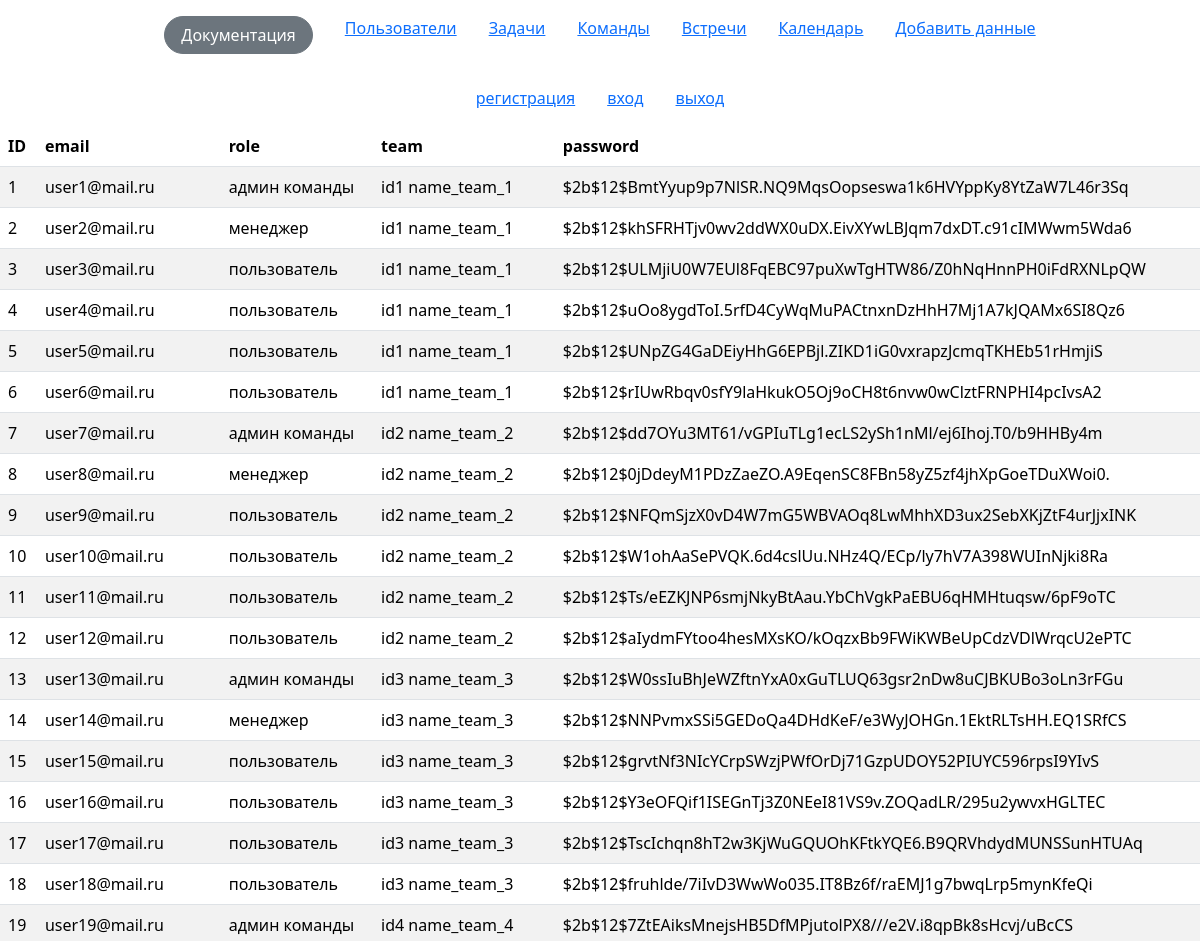
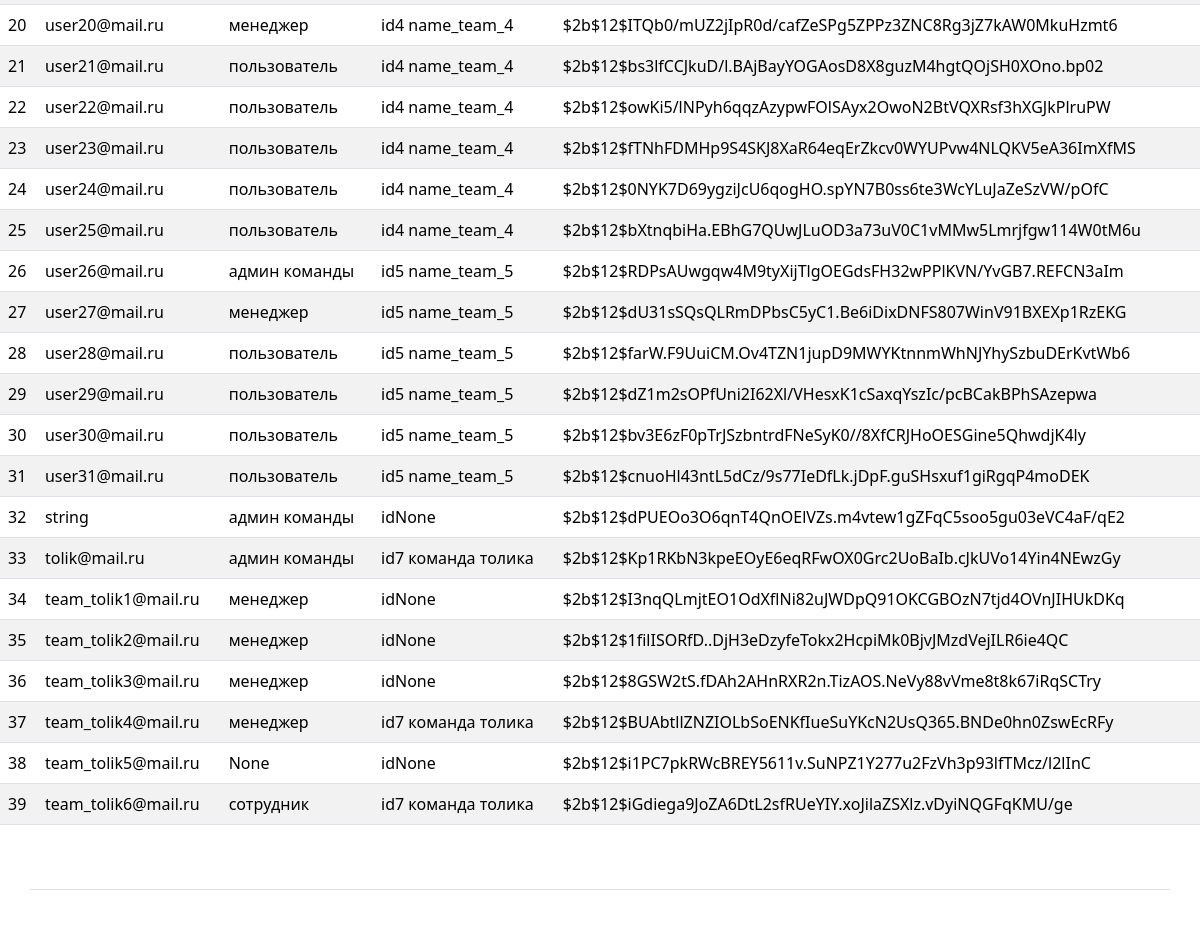
Screenshot of /users with the database file from the repository (2 pictures, top to bottom).
### app/users/models.py (models this page shows)
class UserModel(Base):
    __tablename__ = 'users'
    id = Column(Integer, primary_key=True, index=True)
    email = Column(String, unique=True)
    role = Column(String, nullable=True)
    team_id = Column(Integer, ForeignKey('teams.id'), nullable=True)
    team = relationship('TeamModel')
    hash_password = Column(String)
    meetings = relationship('MeetingModel', secondary=meeting_participants, back_populates='participants')

### app/teams/models.py (models this page shows)
class TeamModel(Base):
    __tablename__ = 'teams'
    id = Column(Integer, primary_key=True, index=True)
    name = Column(String, unique=True)

### app/users/router.py (the view)
@router.get("/users", response_model=List[User])
async def get_users(request: Request, db: Session = Depends(get_db)):
    users_data = db.query(UserModel).options(
        selectinload(UserModel.team)
    ).all()
    return templates.TemplateResponse(
        request=request, name="users/users.html", context={"users_data": users_data}
    )

### app/templates/users/users.html
{% extends 'base.html' %}
{% block content %}
        <div class="container">
        <header class="d-flex justify-content-center py-3 ">
          <ul class="nav nav-pills">
            <li class="nav-item px-3"><a href="/register-form/">регистрация</a></li>
            <li class="nav-item px-3"><a href="/login-form/">вход</a></li>
            <li class="nav-item px-3"><a href="/logout/">выход</a></li>
          </ul>
        </header>
      </div>
<table class="table table-striped">
    <thead>
      <tr>
        <th>ID</th>
        <th>email</th>
        <th>role</th>
        <th>team</th>
        <th>password</th>
      </tr>
    </thead>
    <tbody>
      {% for user in users_data %}
        <tr>
          <td>{{ user.id }}</td>
          <td>{{ user.email }}</td>
          <td>{{ user.role }}</td>
          <td>id{{ user.team_id }} {{ user.team.name }}</td>
          <td>{{ user.hash_password }}</td>
        </tr>
      {% endfor %}
    </tbody>
  </table>
{% endblock %}

### rows the page displays
UserModel: id "1", email "user1@mail.ru", role "админ команды", team_id "1", team.name "name_team_1", hash_password "$2b$12$BmtYyup9p7NlSR.NQ9MqsOopseswa1k6HVYppKy8YtZaW7L46r3Sq"
UserModel: id "2", email "user2@mail.ru", role "менеджер", team_id "1", team.name "name_team_1", hash_password "$2b$12$khSFRHTjv0wv2ddWX0uDX.EivXYwLBJqm7dxDT.c91cIMWwm5Wda6"
UserModel: id "3", email "user3@mail.ru", role "пользователь", team_id "1", team.name "name_team_1", hash_password "$2b$12$ULMjiU0W7EUl8FqEBC97puXwTgHTW86/Z0hNqHnnPH0iFdRXNLpQW"
UserModel: id "4", email "user4@mail.ru", role "пользователь", team_id "1", team.name "name_team_1", hash_password "$2b$12$uOo8ygdToI.5rfD4CyWqMuPACtnxnDzHhH7Mj1A7kJQAMx6SI8Qz6"
UserModel: id "5", email "user5@mail.ru", role "пользователь", team_id "1", team.name "name_team_1", hash_password "$2b$12$UNpZG4GaDEiyHhG6EPBjl.ZIKD1iG0vxrapzJcmqTKHEb51rHmjiS"
UserModel: id "6", email "user6@mail.ru", role "пользователь", team_id "1", team.name "name_team_1", hash_password "$2b$12$rIUwRbqv0sfY9laHkukO5Oj9oCH8t6nvw0wClztFRNPHI4pcIvsA2"
UserModel: id "7", email "user7@mail.ru", role "админ команды", team_id "2", team.name "name_team_2", hash_password "$2b$12$dd7OYu3MT61/vGPIuTLg1ecLS2ySh1nMl/ej6Ihoj.T0/b9HHBy4m"
UserModel: id "8", email "user8@mail.ru", role "менеджер", team_id "2", team.name "name_team_2", hash_password "$2b$12$0jDdeyM1PDzZaeZO.A9EqenSC8FBn58yZ5zf4jhXpGoeTDuXWoi0."
UserModel: id "9", email "user9@mail.ru", role "пользователь", team_id "2", team.name "name_team_2", hash_password "$2b$12$NFQmSjzX0vD4W7mG5WBVAOq8LwMhhXD3ux2SebXKjZtF4urJjxINK"
UserModel: id "10", email "user10@mail.ru", role "пользователь", team_id "2", team.name "name_team_2", hash_password "$2b$12$W1ohAaSePVQK.6d4cslUu.NHz4Q/ECp/ly7hV7A398WUInNjki8Ra"
UserModel: id "11", email "user11@mail.ru", role "пользователь", team_id "2", team.name "name_team_2", hash_password "$2b$12$Ts/eEZKJNP6smjNkyBtAau.YbChVgkPaEBU6qHMHtuqsw/6pF9oTC"
UserModel: id "12", email "user12@mail.ru", role "пользователь", team_id "2", team.name "name_team_2", hash_password "$2b$12$aIydmFYtoo4hesMXsKO/kOqzxBb9FWiKWBeUpCdzVDlWrqcU2ePTC"
UserModel: id "13", email "user13@mail.ru", role "админ команды", team_id "3", team.name "name_team_3", hash_password "$2b$12$W0ssIuBhJeWZftnYxA0xGuTLUQ63gsr2nDw8uCJBKUBo3oLn3rFGu"
UserModel: id "14", email "user14@mail.ru", role "менеджер", team_id "3", team.name "name_team_3", hash_password "$2b$12$NNPvmxSSi5GEDoQa4DHdKeF/e3WyJOHGn.1EktRLTsHH.EQ1SRfCS"
UserModel: id "15", email "user15@mail.ru", role "пользователь", team_id "3", team.name "name_team_3", hash_password "$2b$12$grvtNf3NIcYCrpSWzjPWfOrDj71GzpUDOY52PIUYC596rpsI9YIvS"
UserModel: id "16", email "user16@mail.ru", role "пользователь", team_id "3", team.name "name_team_3", hash_password "$2b$12$Y3eOFQif1ISEGnTj3Z0NEeI81VS9v.ZOQadLR/295u2ywvxHGLTEC"
UserModel: id "17", email "user17@mail.ru", role "пользователь", team_id "3", team.name "name_team_3", hash_password "$2b$12$TscIchqn8hT2w3KjWuGQUOhKFtkYQE6.B9QRVhdydMUNSSunHTUAq"
UserModel: id "18", email "user18@mail.ru", role "пользователь", team_id "3", team.name "name_team_3", hash_password "$2b$12$fruhlde/7iIvD3WwWo035.IT8Bz6f/raEMJ1g7bwqLrp5mynKfeQi"
UserModel: id "19", email "user19@mail.ru", role "админ команды", team_id "4", team.name "name_team_4", hash_password "$2b$12$7ZtEAiksMnejsHB5DfMPjutolPX8///e2V.i8qpBk8sHcvj/uBcCS"
UserModel: id "20", email "user20@mail.ru", role "менеджер", team_id "4", team.name "name_team_4", hash_password "$2b$12$ITQb0/mUZ2jIpR0d/cafZeSPg5ZPPz3ZNC8Rg3jZ7kAW0MkuHzmt6"
UserModel: id "21", email "user21@mail.ru", role "пользователь", team_id "4", team.name "name_team_4", hash_password "$2b$12$bs3lfCCJkuD/l.BAjBayYOGAosD8X8guzM4hgtQOjSH0XOno.bp02"
UserModel: id "22", email "user22@mail.ru", role "пользователь", team_id "4", team.name "name_team_4", hash_password "$2b$12$owKi5/lNPyh6qqzAzypwFOlSAyx2OwoN2BtVQXRsf3hXGJkPlruPW"
UserModel: id "23", email "user23@mail.ru", role "пользователь", team_id "4", team.name "name_team_4", hash_password "$2b$12$fTNhFDMHp9S4SKJ8XaR64eqErZkcv0WYUPvw4NLQKV5eA36ImXfMS"
UserModel: id "24", email "user24@mail.ru", role "пользователь", team_id "4", team.name "name_team_4", hash_password "$2b$12$0NYK7D69ygziJcU6qogHO.spYN7B0ss6te3WcYLuJaZeSzVW/pOfC"
UserModel: id "25", email "user25@mail.ru", role "пользователь", team_id "4", team.name "name_team_4", hash_password "$2b$12$bXtnqbiHa.EBhG7QUwJLuOD3a73uV0C1vMMw5Lmrjfgw114W0tM6u"
UserModel: id "26", email "user26@mail.ru", role "админ команды", team_id "5", team.name "name_team_5", hash_password "$2b$12$RDPsAUwgqw4M9tyXijTlgOEGdsFH32wPPlKVN/YvGB7.REFCN3aIm"
UserModel: id "27", email "user27@mail.ru", role "менеджер", team_id "5", team.name "name_team_5", hash_password "$2b$12$dU31sSQsQLRmDPbsC5yC1.Be6iDixDNFS807WinV91BXEXp1RzEKG"
UserModel: id "28", email "user28@mail.ru", role "пользователь", team_id "5", team.name "name_team_5", hash_password "$2b$12$farW.F9UuiCM.Ov4TZN1jupD9MWYKtnnmWhNJYhySzbuDErKvtWb6"
UserModel: id "29", email "user29@mail.ru", role "пользователь", team_id "5", team.name "name_team_5", hash_password "$2b$12$dZ1m2sOPfUni2I62Xl/VHesxK1cSaxqYszIc/pcBCakBPhSAzepwa"
UserModel: id "30", email "user30@mail.ru", role "пользователь", team_id "5", team.name "name_team_5", hash_password "$2b$12$bv3E6zF0pTrJSzbntrdFNeSyK0//8XfCRJHoOESGine5QhwdjK4ly"
UserModel: id "31", email "user31@mail.ru", role "пользователь", team_id "5", team.name "name_team_5", hash_password "$2b$12$cnuoHl43ntL5dCz/9s77IeDfLk.jDpF.guSHsxuf1giRgqP4moDEK"
UserModel: id "32", email "string", role "админ команды", team_id "None", hash_password "$2b$12$dPUEOo3O6qnT4QnOElVZs.m4vtew1gZFqC5soo5gu03eVC4aF/qE2"
UserModel: id "33", email "tolik@mail.ru", role "админ команды", team_id "7", team.name "команда толика", hash_password "$2b$12$Kp1RKbN3kpeEOyE6eqRFwOX0Grc2UoBaIb.cJkUVo14Yin4NEwzGy"
UserModel: id "34", email "team_tolik1@mail.ru", role "менеджер", team_id "None", hash_password "$2b$12$I3nqQLmjtEO1OdXflNi82uJWDpQ91OKCGBOzN7tjd4OVnJIHUkDKq"
UserModel: id "35", email "team_tolik2@mail.ru", role "менеджер", team_id "None", hash_password "$2b$12$1filISORfD..DjH3eDzyfeTokx2HcpiMk0BjvJMzdVejILR6ie4QC"
UserModel: id "36", email "team_tolik3@mail.ru", role "менеджер", team_id "None", hash_password "$2b$12$8GSW2tS.fDAh2AHnRXR2n.TizAOS.NeVy88vVme8t8k67iRqSCTry"
UserModel: id "37", email "team_tolik4@mail.ru", role "менеджер", team_id "7", team.name "команда толика", hash_password "$2b$12$BUAbtllZNZIOLbSoENKfIueSuYKcN2UsQ365.BNDe0hn0ZswEcRFy"
UserModel: id "38", email "team_tolik5@mail.ru", role "None", team_id "None", hash_password "$2b$12$i1PC7pkRWcBREY5611v.SuNPZ1Y277u2FzVh3p93lfTMcz/l2lInC"
UserModel: id "39", email "team_tolik6@mail.ru", role "сотрудник", team_id "7", team.name "команда толика", hash_password "$2b$12$iGdiega9JoZA6DtL2sfRUeYIY.xoJilaZSXlz.vDyiNQGFqKMU/ge"
